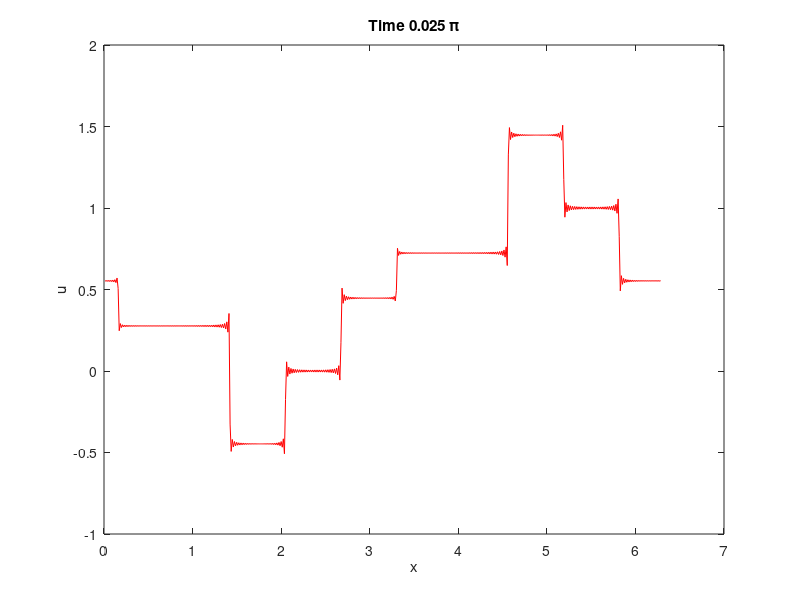

This chart was generated by the following MATLAB code:
N = 512; % Number of grid points.
h = 2*pi/N; % Size of each grid.
x = h*(1:N); % Variable x as an array.
t = 0.05*pi; % Time to plot solution at
dt = 0.001; % Appropriate time step.
u0 = zeros(1,N); % Array to hold initial data
u0(N/2+1:N) = ones(1,N/2); % Defining the initial data

k = 1i*[0:N/2-1 0 -N/2+1:-1];
disp(k)% Corrected Fourier wavenumbers
k3 = k.^3;
u = ifft(exp(k3*t) .* fft(u0)); % Calculate the solution
plot(x,u,'r-'); % Plot the solution
xlabel('x'); % Add labels as strings
ylabel('u');
title(['Time ', num2str(t/(2*pi)), ' \pi']);

